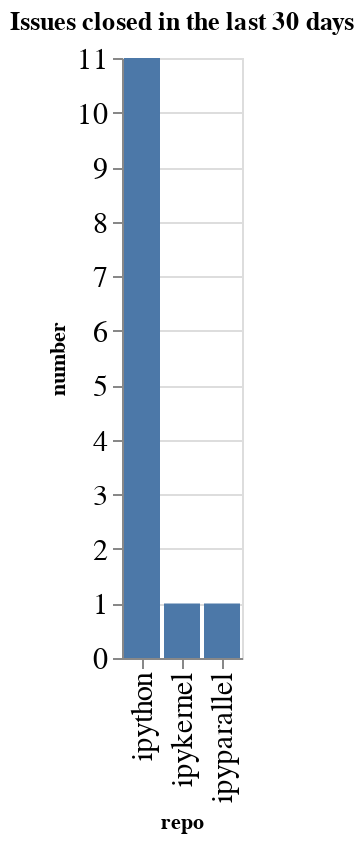

The cell this chart's notebook holds for it:
### Code cell
closed_counts = closed.groupby(['org', 'repo']).count()['number'].reset_index()
closed_counts['org/repo'] = closed_counts.apply(lambda a: a['org'] + '/' + a['repo'], axis=1)
sorted_vals = closed_counts.sort_values(['number'], ascending=False)['repo'].values
alt.Chart(data=closed_counts, title=f"Issues closed in the last {n_days} days").mark_bar().encode(
    x=alt.X('repo', sort=alt.Sort(sorted_vals.tolist())),
    y='number',
)

### Figure 1 — Vega-Lite specification as saved in the notebook (floating-point values rounded to 4 significant figures)
{"config": {"axisLeft": {"labelFontSize": 15}, "axisBottom": {"labelFontSize": 15}}, "data": {"name": "data-353b8438ee3c0fb557c20e1c5d362f2a"}, "mark": "bar", "encoding": {"x": {"type": "nominal", "field": "repo", "sort": ["ipython", "ipykernel", "ipyparallel"]}, "y": {"type": "quantitative", "field": "number"}}, "title": "Issues closed in the last 30 days", "$schema": "https://vega.github.io/schema/vega-lite/v4.0.2.json", "datasets": {"data-353b8438ee3c0fb557c20e1c5d362f2a": [{"org": "ipython", "repo": "ipykernel", "number": 1, "org/repo": "ipython/ipykernel"}, {"org": "ipython", "repo": "ipyparallel", "number": 1, "org/repo": "ipython/ipyparallel"}, {"org": "ipython", "repo": "ipython", "number": 11, "org/repo": "ipython/ipython"}]}}
